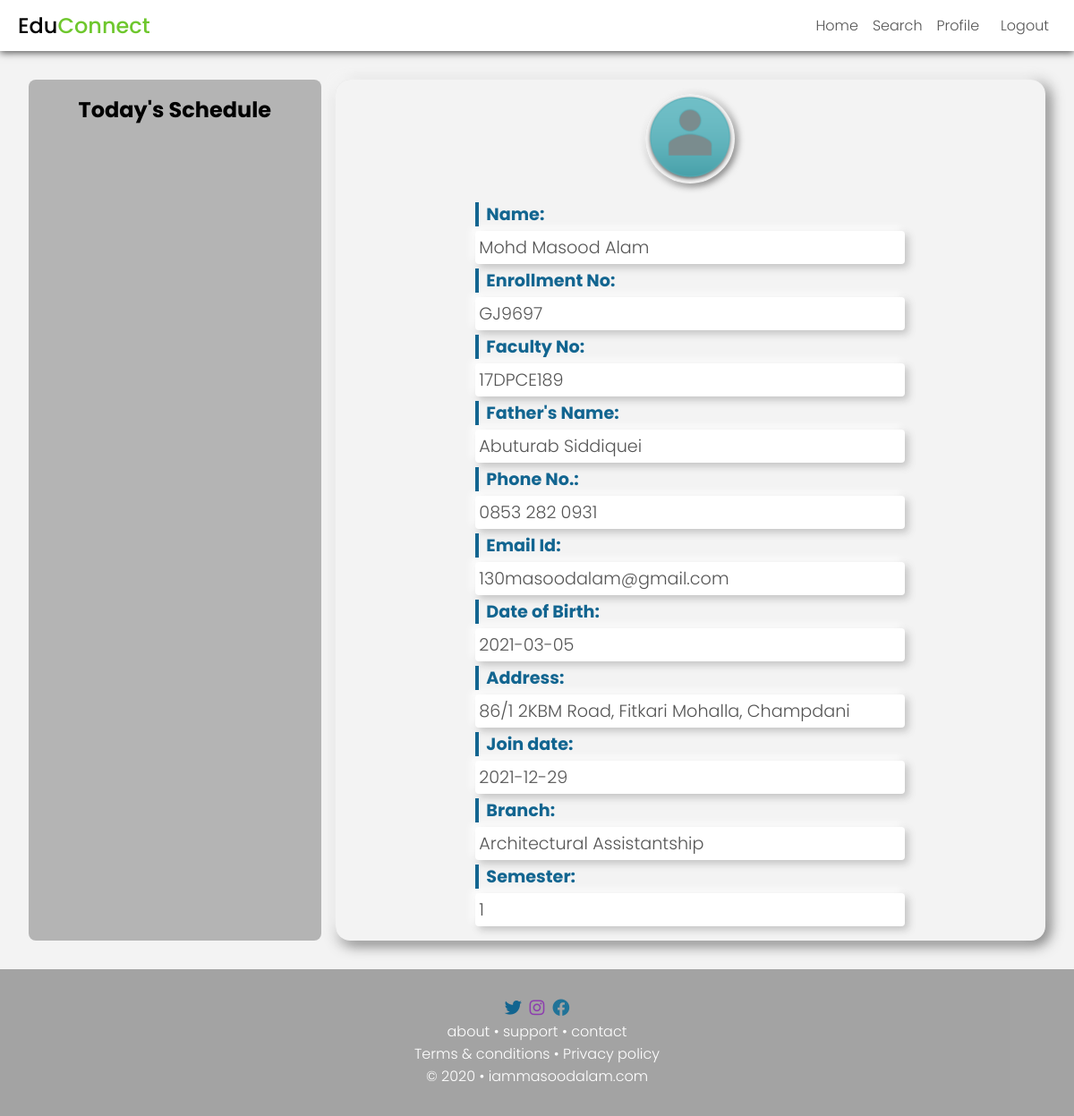
The app's page /profile.php (signed in), older data.
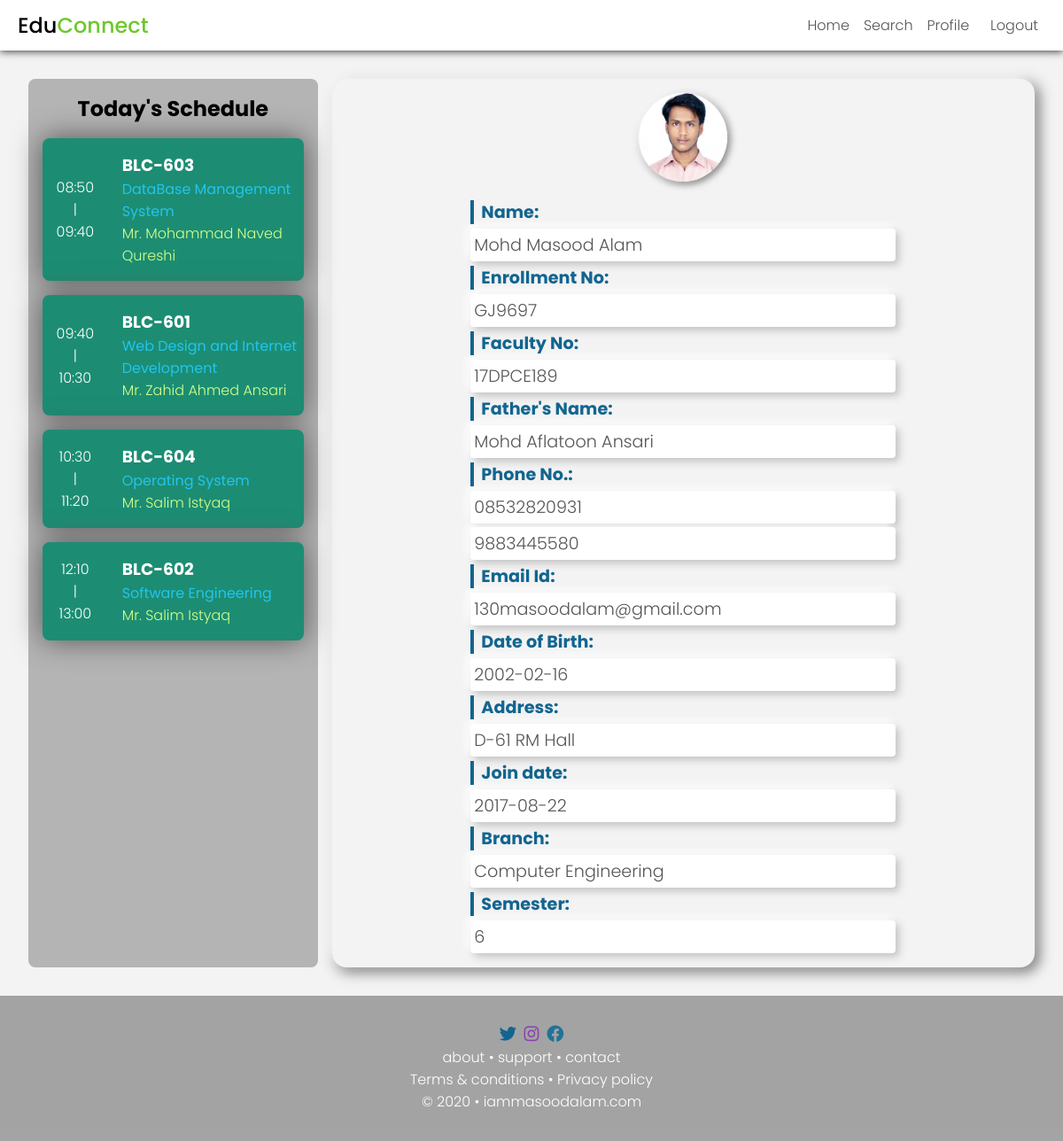
The same page, newer data.
### tables this page shows
CREATE TABLE `course` (
  `coursecode` varchar(20) NOT NULL,
  `coursename` varchar(63) NOT NULL,
  `course_type` varchar(15) NOT NULL,
  `branchid` int(11) NOT NULL,
  `semester` int(11) NOT NULL,
  PRIMARY KEY (`coursecode`),
  KEY `branchid` (`branchid`),
  KEY `semester` (`semester`),
  CONSTRAINT `course_ibfk_1` FOREIGN KEY (`branchid`) REFERENCES `branch` (`branchId`),
  CONSTRAINT `course_ibfk_2` FOREIGN KEY (`semester`) REFERENCES `semester` (`semesterId`)
);

CREATE TABLE `schedule` (
  `branchId` int(11) NOT NULL,
  `semesterId` int(11) NOT NULL,
  `day` int(11) NOT NULL,
  `1st` varchar(20) DEFAULT NULL,
  `2nd` varchar(20) DEFAULT NULL,
  `3rd` varchar(20) DEFAULT NULL,
  `4th` varchar(20) DEFAULT NULL,
  `5th` varchar(20) DEFAULT NULL,
  `6th` varchar(20) DEFAULT NULL,
  `7th` varchar(20) DEFAULT NULL,
  `8th` varchar(20) DEFAULT NULL,
  `9th` varchar(20) DEFAULT NULL,
  PRIMARY KEY (`branchId`,`semesterId`,`day`),
  KEY `semesterId` (`semesterId`),
  KEY `1st` (`1st`),
  KEY `2nd` (`2nd`),
  KEY `3rd` (`3rd`),
  KEY `4th` (`4th`),
  KEY `5th` (`5th`),
  KEY `6th` (`6th`),
  KEY `7th` (`7th`),
  KEY `8th` (`8th`),
  KEY `9th` (`9th`),
  CONSTRAINT `schedule_ibfk_1` FOREIGN KEY (`branchId`) REFERENCES `branch` (`branchId`),
  CONSTRAINT `schedule_ibfk_10` FOREIGN KEY (`8th`) REFERENCES `course` (`coursecode`),
  CONSTRAINT `schedule_ibfk_11` FOREIGN KEY (`9th`) REFERENCES `course` (`coursecode`),
  CONSTRAINT `schedule_ibfk_2` FOREIGN KEY (`semesterId`) REFERENCES `semester` (`semesterId`),
  CONSTRAINT `schedule_ibfk_3` FOREIGN KEY (`1st`) REFERENCES `course` (`coursecode`),
  CONSTRAINT `schedule_ibfk_4` FOREIGN KEY (`2nd`) REFERENCES `course` (`coursecode`),
  CONSTRAINT `schedule_ibfk_5` FOREIGN KEY (`3rd`) REFERENCES `course` (`coursecode`),
  CONSTRAINT `schedule_ibfk_6` FOREIGN KEY (`4th`) REFERENCES `course` (`coursecode`),
  CONSTRAINT `schedule_ibfk_7` FOREIGN KEY (`5th`) REFERENCES `course` (`coursecode`),
  CONSTRAINT `schedule_ibfk_8` FOREIGN KEY (`6th`) REFERENCES `course` (`coursecode`),
  CONSTRAINT `schedule_ibfk_9` FOREIGN KEY (`7th`) REFERENCES `course` (`coursecode`)
);

CREATE TABLE `professorteaches` (
  `coursecode` varchar(20) NOT NULL,
  `professorId` varchar(20) NOT NULL,
  PRIMARY KEY (`coursecode`,`professorId`),
  KEY `professorId` (`professorId`),
  CONSTRAINT `professorteaches_ibfk_1` FOREIGN KEY (`coursecode`) REFERENCES `course` (`coursecode`),
  CONSTRAINT `professorteaches_ibfk_2` FOREIGN KEY (`professorId`) REFERENCES `professor` (`professorId`)
);

CREATE TABLE `professor` (
  `professorId` varchar(20) NOT NULL,
  `name` char(31) NOT NULL,
  `qualification` varchar(31) NOT NULL,
  `address` varchar(255) DEFAULT NULL,
  `joindate` date NOT NULL,
  `emailId` varchar(63) NOT NULL,
  `password` varchar(255) NOT NULL,
  `profilepic` varchar(63) DEFAULT NULL,
  PRIMARY KEY (`professorId`)
);

### includes/schedule-section.inc.php (the view, shortened to what this page needs)
<div id="schedule-section">
    <h2 class="heading">Today's Schedule</h2>
    <div id="time-table">
      <?php
      $day = 3;
      if($day > 0 && $day < 7){
        if($_SESSION['userType'] == "student"){
          $scheduleQuery = "SELECT * FROM `schedule` WHERE `branchId` = $_SESSION[branch] AND `semesterId` = $_SESSION[semester] AND `day` = $day";
          $scheduleResult = $mysqli->query($scheduleQuery);
          $schedule = $scheduleResult->fetch_assoc();
          foreach ($schedule as $key => $value) {
            if($value != null && !is_numeric($value)){
              ?><div class="period"><div class="time"><?php
              switch ($key) {
                case '2nd':
                  echo "08:50<br>|<br>09:40";
                  break;
                case '3rd':
                  echo "09:40<br>|<br>10:30";
                  break;
                case '4th':
                  echo "10:30<br>|<br>11:20";
                  break;
                case '6th':
                  echo "12:10<br>|<br>13:00";
                  break;
              }
              ?></div><div class="subject"><?php
              echo "<h3>" . $value . "</h3>";
              $subjectQuery = "SELECT coursename FROM `course` WHERE `coursecode` = ?";
              $subjectStmt = $mysqli->prepare($subjectQuery);
              $subjectStmt->bind_param("s", $value);
              $subjectStmt->execute();
              $subjectResult = $subjectStmt->get_result();
              $subject = $subjectResult->fetch_assoc();
              echo "<div class=\"subject-name\">" . $subject['coursename'] . "</div>";
              $professorQuery = "SELECT * FROM professorteaches LEFT JOIN professor ON professorteaches.professorId = professor.professorId WHERE professorteaches.coursecode = ?";
              $professorStmt = $mysqli->prepare($professorQuery);
              $professorStmt->bind_param("s", $value);
              $professorStmt->execute();
              $professorResult = $professorStmt->get_result();
              while($professorRow = $professorResult->fetch_assoc()){
                echo "<div class=\"professor-name\">Mr. " . $professorRow['name']. "</div>";
              }
              echo "</div></div>";
            }
          }
        } else if($_SESSION['userType'] == 'professor'){
          if(date("m") < 6) {
            $evenOdd = 0;
          } else {
            $evenOdd = 1;
          }
          $scheduleQuery = "SELECT * FROM `schedulepro` WHERE `professorId` = ? AND `evenOdd` = ? AND `day` = ?";
          $scheduleStmt = $mysqli->prepare($scheduleQuery);
          $scheduleStmt->bind_param("iii", $_SESSION['professorId'], $evenOdd, $day);
          $scheduleStmt->execute();
          $scheduleResult = $scheduleStmt->get_result();
          if($scheduleResult->num_rows > 0){
            $schedule = $scheduleResult->fetch_assoc();
            foreach ($schedule as $key => $value) {
              if($value != null && !is_numeric($value)){
                ?><div class="period"><div class="time"><?php
                switch ($key) {
                  case '1st':
                    echo "08:00<br>|<br>08:50";
                    break;
                  case '2nd':
                    echo "08:50<br>|<br>09:40";
                    break;
                  case '3rd':
                    echo "09:40<br>|<br>10:30";
                    break;
                  case '4th':
                    echo "10:30<br>|<br>11:20";
                    break;
                  case '5th':
                    echo "11:20<br>|<br>12:10";
                    break;
                  case '6th':
                    echo "12:10<br>|<br>13:00";
                    break;
                  case '7th':
                    echo "14:00<br>|<br>14:50";
                    break;
                  case '8th':
                    echo "15:50<br>|<br>15:40";
                    break;
                  case '9th':
                    echo "16:40<br>|<br>16:30";
                    break;
                  default:
                    echo "Free";
                    break;
                }
                ?></div><div class="subject"><?php
                echo "<h3>" . $value . "</h3>";
                $subjectQuery = "SELECT coursename FROM `course` WHERE `coursecode` = ?";
                $subjectStmt = $mysqli->prepare($subjectQuery);
                $subjectStmt->bind_param("s", $value);
                $subjectStmt->execute();
                $subjectResult = $subjectStmt->get_result();
                $subject = $subjectResult->fetch_assoc();
                echo "<div class=\"subject-name\">" . $subject['coursename'] . "</div>";
                echo "</div></div>";
              }
            }
          }
          else {
            echo "<div class='holiday'> Not Scheduled </div>";
          }
        }
      }
      else{
        echo "<div class= 'holiday'>Holiday</div>";
      }
      ?>
    </div>
  </div>

### includes/header.inc.php (shortened to what this page needs)
<!DOCTYPE html>
<html lang="en">
<head>
  <link rel="stylesheet" href="https://cdnjs.cloudflare.com/ajax/libs/font-awesome/5.15.2/css/all.min.css" />
  <link rel="stylesheet" href="./css/style.css?v=<?php echo time(); ?>">
</head>
<body>
  <header class="navbar">
    <div class="container">
      <a id="logo" onclick="toHome()">Edu<span>Connect</span></a>
      <nav>
        <?php
        if(empty($_SESSION)){
          ?>
          <ul class="primary-nav">
            <li onclick="toHome()">Home</li><li>About</li><li onclick="toContact()">Contact</li>
          </ul>
          <div class="login-cta">Login <i class="fas fa-caret-down"></i></div>
          <ul class="login-option">
            <li onclick="toStudent()">Student</li><li onclick="toProfessor()">Professor</li><li onclick="toAdmin()">Admin</li>
          </ul>
          <?php
        } else {
          if($_SESSION['userType'] == "professor"){
            ?>
            <ul class="primary-nav">
              <li onclick="toHome()">Home</li><li onclick="toUpload()">Upload</li><li onclick="toSearch()">Search</li><li onclick="toProfile()">Profile</li>
            </ul>
            <?php
          } else if($_SESSION['userType'] == "student"){
            ?>
            <ul class="primary-nav">
              <li onclick="toHome()">Home</li><li onclick="toSearch()">Search</li><li onclick="toProfile()">Profile</li>
            </ul>
            <?php
          } else{
            ?>
            <ul class="primary-nav">
              <li id="nav-stu">Student</li><li id="nav-pro">Professor</li><li id="nav-schedule">Schedule</li>
            </ul>
            <?php
          }
          ?>
          <div class="login-cta" onclick="logout()">Logout</i></div>
          <?php
        }
        ?>
      </nav>
    </div>
  </header>

### profile.php (shortened to what this page needs)
<?php require_once "./includes/header.inc.php";
?>
<main id="profile">
  <?php include "./includes/schedule-section.inc.php" ?>
  <div id="profile-data">
    <?php
    if($_SESSION['profilepic'] != null){ ?>
      <div class="profileImage" style="background-image: url(./asset/profileImages/<?= $_SESSION['profilepic']; ?>);"></div>
    <?php } else { ?>
      <img src="./asset/profileImages/Default.png" alt="Profile Photo" class="profileImage">
    <?php }
    ?>
    <ul class="profile-data">
      <?php if ($_SESSION['userType'] == 'student'){ ?>
        <li><b>Name: </b><div><?= $_SESSION['name'] ?></div></li>
        <li><b>Enrollment No: </b><div><?= $_SESSION['enrollment'] ?></div></li>
        <li><b>Faculty No: </b><div><?= $_SESSION['facultyNo'] ?></div></li>
        <li><b>Father's Name: </b><div><?= $_SESSION['fathersName'] ?></div></li>
        <li><b>Phone No.: </b><?php
          for($i = 1; $i <= $_SESSION['phoneCount']; $i++){
            echo "<div>". $_SESSION['phone' . $i] . "</div>";
          }
        ?></li>
        <li><b>Email Id: </b><div><?= $_SESSION['emailId'] ?></div></li>
        <li><b>Date of Birth: </b><div><?= $_SESSION['dateOfBirth'] ?></div></li>
        <li><b>Address: </b><div><?= $_SESSION['address'] ?></div></li>
        <li><b>Join date: </b><div><?= $_SESSION['joinDate'] ?></div></li>
        <li><b>Branch: </b><div><?= $_SESSION['branchName'] ?></div></li>
        <li><b>Semester: </b><div><?= $_SESSION['semester'] ?></div></li>
      <?php } ?>
    </ul>
  </div>
</main>
<?php require_once "./includes/footer.inc.php"; ?>

### includes/footer.inc.php (shortened to what this page needs)
<footer>
    <a href="https://www.twitter.com/iammasoodalam" target="_blank"><i class="fab fa-twitter"></i>&nbsp;</a>
    <a href="https://www.instagram.com/iammasoodalam" target="_blank"><i class="fab fa-instagram"></i>&nbsp;</a>
    <a href="https://www.facebook.com/iammasoodalam" target="_blank"><i class="fab fa-facebook"></i></a><br>
    <a href="#">about</a> &bull;
    <a href="#">support</a> &bull;
    <a href="javascript:void(0)" onclick="toContact()">contact</a><br>
    <a href="#">Terms &amp; conditions</a> &bull;
    <a href="#">Privacy policy</a><br>
    <p>&copy 2020 &bull; iammasoodalam.com</p>
  </footer>
</body>
</html>

Row changes from the older to the newer data that the page shows:
now on this page (row unchanged): course: shows "08:50", coursename "DataBase Management System"
added schedule: 2nd "BLC-603", 3rd "BLC-601", 4th "BLC-604", 6th "BLC-602"
added professorteaches: professorId.name "Mohammad Naved Qureshi", shown under "BLC-603"
now on this page (row unchanged): course: shows "09:40", coursename "Web Design and Internet Development"
added professorteaches: professorId.name "Zahid Ahmed Ansari", shown under "BLC-601"
now on this page (row unchanged): course: shows "10:30", coursename "Operating System"
added professorteaches: professorId.name "Salim Istyaq", shown under "BLC-604"
now on this page (row unchanged): course: shows "12:10", coursename "Software Engineering"
added professorteaches: professorId.name "Salim Istyaq", shown under "BLC-602"
Text that changed along with them:
$_SESSION['fathersName']: "Abuturab Siddiquei" → "Mohd Aflatoon Ansari"
$_SESSION['dateOfBirth']: "2021-03-05" → "2002-02-16"
$_SESSION['address']: "86/1 2KBM Road, Fitkari Mohalla, Champdani" → "D-61 RM Hall"
$_SESSION['joinDate']: "2021-12-29" → "2017-08-22"
$_SESSION['branchName']: "Architectural Assistantship" → "Computer Engineering"
$_SESSION['semester']: "1" → "6"
new list line: "08532820931"
new list line: "9883445580"
list line gone: "0853 282 0931"
